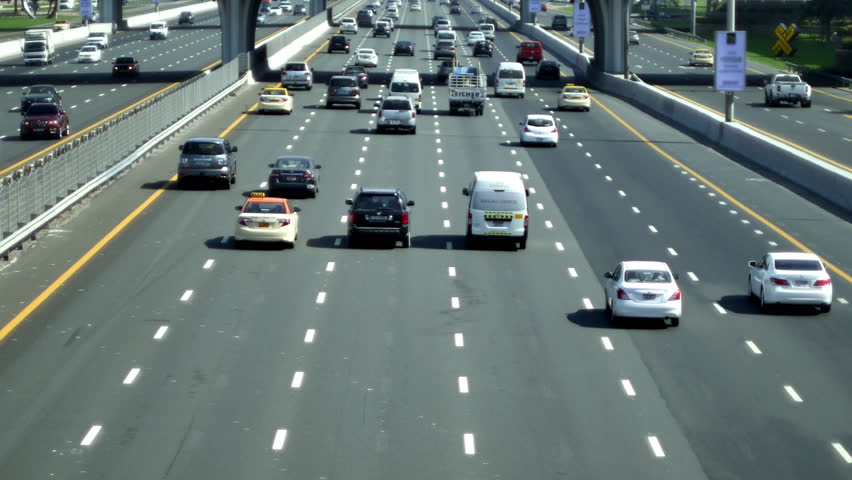
#> input picture car_image.jpg, 852 x 480 px, given in place of car3.mp4, which was not available
$ python car_detection.py
#> lines starting #> are read from the running program, lines starting #| are printed output that depends on the picture; after the words box and inside, x2 and y2 are one past the last pixel; in counts of white or black regions, pixels touching at a corner belong together; pictures that were not available may be replaced by others from this repository, and a replacement may not be noted
import cv2
car = cv2.VideoCapture('car3.mp4')
car_cascade = cv2.CascadeClassifier('car.xml')

while True:

    ret,frame =car.read()
#> frame is the input picture: shape (480, 852, 3); mean B, G, R 117.5, 118.9, 104
    gray = cv2.cvtColor(frame,cv2.COLOR_BGR2GRAY)
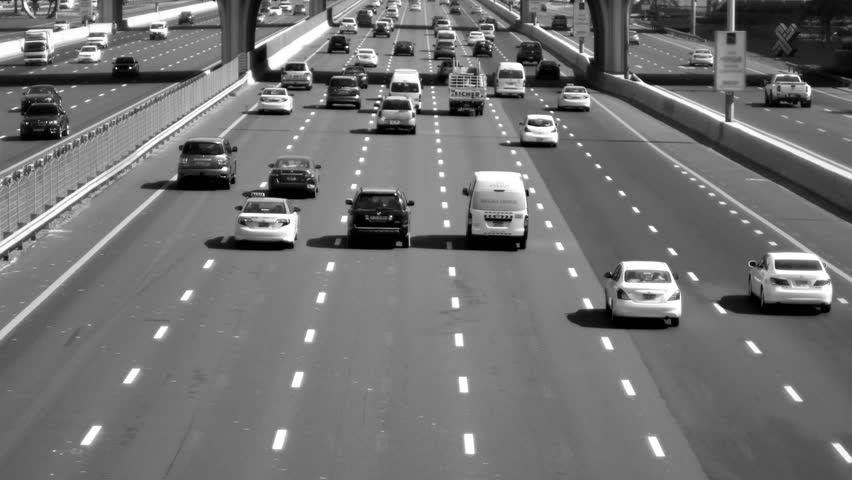
#> gray: shape (480, 852); min 0, max 255, mean 114.3
    cars = car_cascade.detectMultiScale(gray,1.1,9)
#> cars = [[380, 26, 45, 45], [312, 66, 60, 60], [546, 76, 53, 53], [246, 78, 56, 56], [752, 61, 64, 64], [427, 67, 70, 70], [188, 168, 122, 122]]

    for(x,y,w,h) in cars:
        plate =frame[y:y+h,x:x+w]
        cv2.rectangle(frame,(x,y),(x+w,y+h),(51,51,255),2)
        cv2.rectangle(frame,(x,y -40),(x+w,y),(51,51,255),-2)

        cv2.putText(frame, 'Car', (x, y - 10), cv2.FONT_HERSHEY_SIMPLEX, 1, (255, 255, 255), 2)
        cv2.imshow('Car Detection',plate)
#> this loop made 7 passes
#> pass 1, `plate =frame[y:y+h,x:x+w]`:
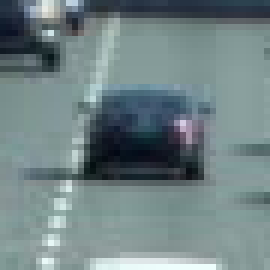
#> plate: shape (45, 45, 3) (shown 6 times larger); mean B, G, R 133.3, 131.2, 113.2
#> pass 1, `cv2.imshow('Car Detection',plate)`:
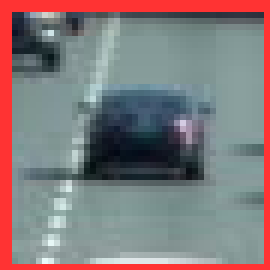
#> window 'Car Detection': shape (45, 45, 3) (shown 6 times larger); mean B, G, R 123.1, 121.6, 132
#> pass 2, `plate =frame[y:y+h,x:x+w]`:
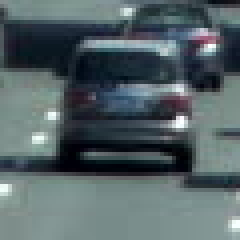
#> plate: shape (60, 60, 3) (shown 4 times larger); mean B, G, R 102.3, 98.8, 84.7
#> pass 2, `cv2.imshow('Car Detection',plate)`:
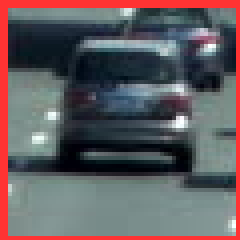
#> window 'Car Detection': shape (60, 60, 3) (shown 4 times larger); mean B, G, R 95.4, 91.9, 99.3
#> after the loop:
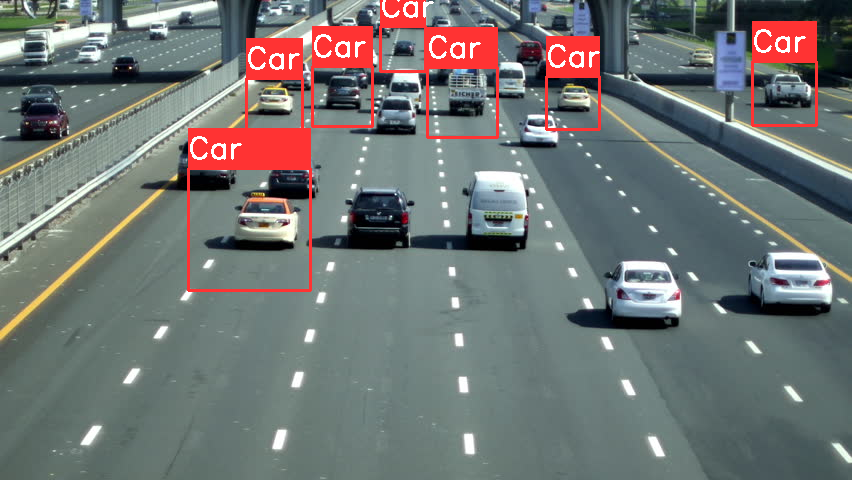
#> frame: shape (480, 852, 3); 5.72% of pixels changed, all inside (x1, y1, x2, y2) = (187, 0, 818, 292)
    frame = cv2.resize(frame,(600,400))
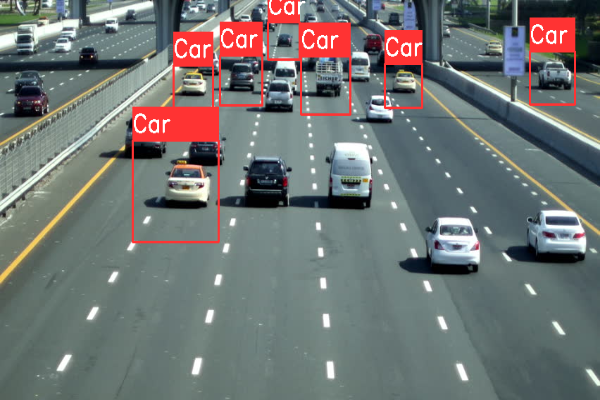
#> frame: shape (400, 600, 3); mean B, G, R 115, 116.4, 112.8
    cv2.imshow("Car Detection System",frame)
    if cv2.waitKey(13)==ord('q'):
#> (key q is pressed here)
        break
car.release()
cv2.destroyAllWindows()
